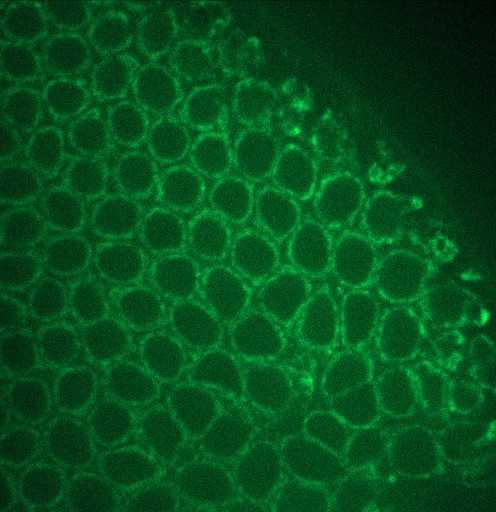
#> input picture cellimage1.jpg, 496 x 512 px
$ python mayracode.py   (older library calls are emulated)
#> lines starting #> are read from the running program, lines starting #| are printed output that depends on the picture; after the words box and inside, x2 and y2 are one past the last pixel; in counts of white or black regions, pixels touching at a corner belong together
import numpy as np
import matplotlib.pyplot as plt
import cv2
import imutils


counter = 0;
image1 = cv2.imread("cellimage1.jpg");
#> image1 is the input picture: shape (512, 496, 3); mean B, G, R 28.9, 78.2, 5.2
image = cv2.imread("cellimage1.jpg", 0);
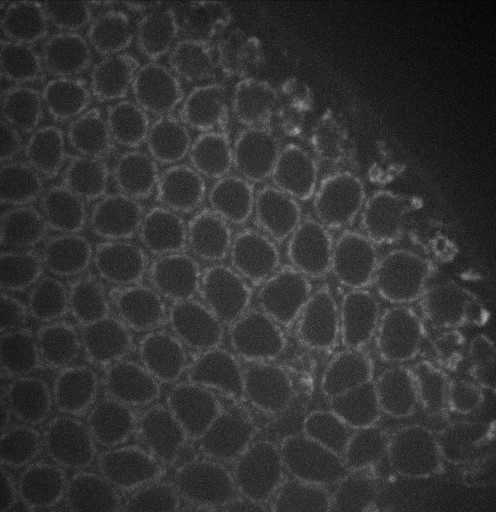
#> image: shape (512, 496); min 5, max 165, mean 50.6

image_contours= image1.copy();

#Adaptive Histogram Equalization
clahe = cv2.createCLAHE(clipLimit=6, tileGridSize= (8,8))
cl1 = clahe.apply(image)
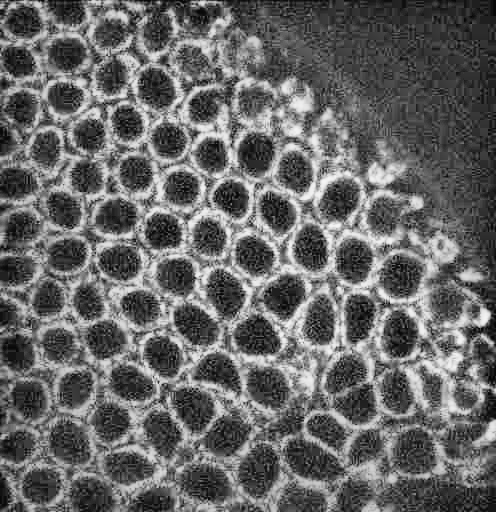
#> cl1: shape (512, 496); min 4, max 245, mean 102.2

dst = np.zeros(shape=(5,2))
image_norm= cv2.normalize(cl1, dst, 0, 255, cv2.NORM_MINMAX)
#Gray Scale GaussianBlur
image_gray = cv2.GaussianBlur(image_norm, (3,3), 0,0);

#Kernel Definitions
kernel = np.ones((3,3),np.uint8)
kernel2 = np.ones((1,2), np.uint8)

#Threshold and Noise Reduction with dilation and erosion
ret, image_edged = cv2.threshold(image_gray, 115, 255, cv2.THRESH_BINARY+cv2.THRESH_OTSU);
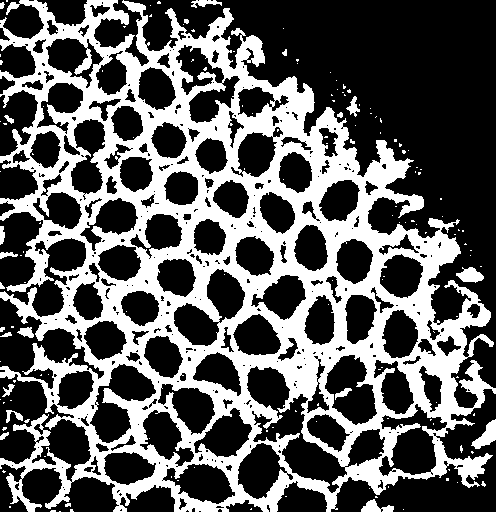
#> image_edged: shape (512, 496); 36.9% white; 152 white regions (130 under 20 px), largest, box (x1, y1, x2, y2) and area: (0, 0, 496, 512) 91257, (471, 419, 496, 449) 355, (456, 267, 484, 283) 282
#> ret = 117
image_edged2 = cv2.dilate (image_edged, kernel, iterations = 2);
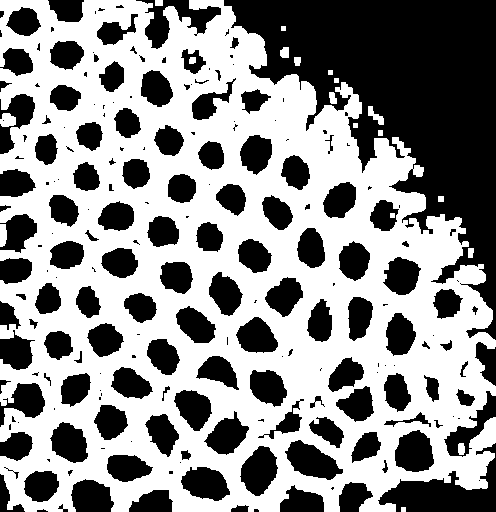
#> image_edged2: shape (512, 496); 55.9% white; 215 black regions (87 under 20 px), largest, box (x1, y1, x2, y2) and area: (224, 0, 496, 340) 38212, (378, 443, 496, 512) 3403, (136, 0, 221, 49) 1579
image_edged3 = cv2.erode (image_edged2, kernel2, iterations = 3);
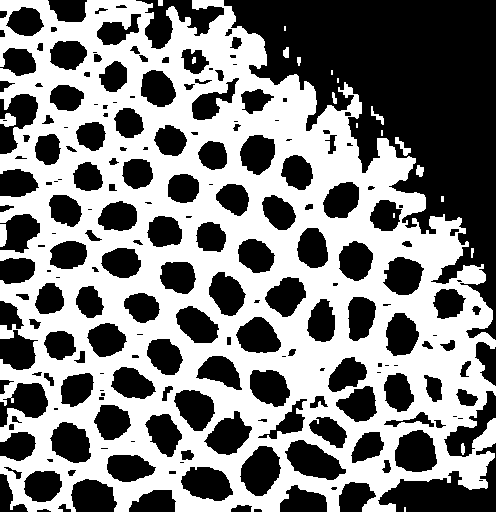
#> image_edged3: shape (512, 496); 50.9% white; 212 black regions (56 under 20 px)

#Find Contours
cnts = cv2.findContours(image_gray.copy(), cv2.RETR_TREE, cv2.CHAIN_APPROX_SIMPLE);
#> cnts = 1 contour; box (x1, y1, x2, y2) and area: (0, 0, 496, 512) 252945
cnts = cnts[0] if imutils.is_cv2() else cnts[1]
#> cnts = [[[0, 0], [0, 511], [495, 511], [495, 0]]]

#dictionaries


#Ignore contours that do not satisfy size criteria
for i in cnts:
	if cv2.contourArea(i) < 700 or cv2.contourArea(i) > 6000:
		continue;
	hull = cv2.convexHull(i);
	cv2.drawContours(image_contours,[hull],0,(34,255,34),2);
	counter = counter + 1;
#> this loop made 1 pass
#> i on pass 1: [[0, 0], [0, 511], [495, 511], [495, 0]]
#> after the loop, counter = 0

counter = counter;
#Return Results
print ("There are "+ str(counter) + " cells.");
#| There are 0 cells.
cv2.imshow("Original GrayScale", image);
cv2.imshow("clahe_2", cl1);
cv2.imshow("Original", image_contours);
#cv2.imshow("open", image_edged2);
cv2.imshow("erode", image_edged3);
#cv2.imshow("threshold", image_edged);
cv2.imshow("filter", image_gray);

cv2.waitKey(0)
